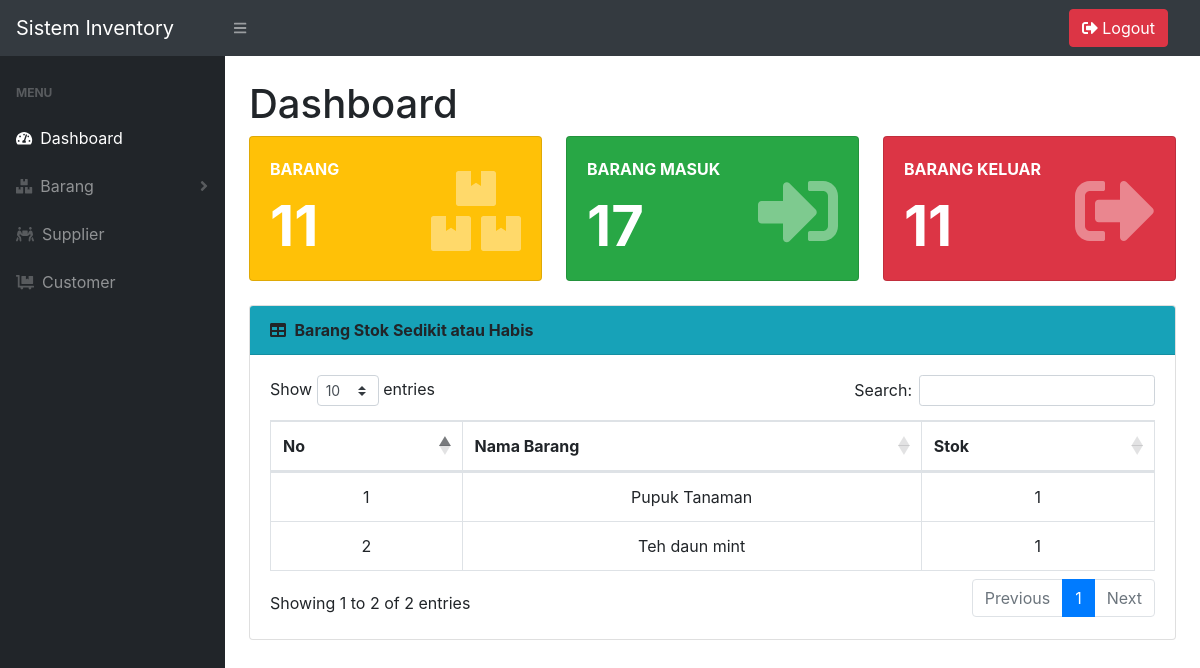
The page /operator/dashboard.php (signed in) on the database its author committed.
### tables this page shows
CREATE TABLE `barang` (
  `id_barang` int(5) NOT NULL,
  `nama_barang` varchar(100) NOT NULL,
  `deskripsi` text NOT NULL,
  `stok` int(5) NOT NULL
);

### operator/dashboard.php (the view, shortened to what this page needs)
<?php
$conn = mysqli_connect("localhost", "root", "", "inventori");
$barang = mysqli_query($conn, "SELECT * FROM barang");
$jumlah_barang = mysqli_num_rows($barang);
$barangmasuk = mysqli_query($conn, "SELECT * FROM barangmasuk");
$jumlah_barangmasuk = mysqli_num_rows($barangmasuk);
$barangkeluar = mysqli_query($conn, "SELECT * FROM barangkeluar");
$jumlah_barangkeluar = mysqli_num_rows($barangkeluar);
?>
<!DOCTYPE html>
<html lang="en">
<head>
    <link href="assets/styles.css" rel="stylesheet" />
    <link href="https://cdn.datatables.net/1.10.20/css/dataTables.bootstrap4.min.css" rel="stylesheet" />
</head>
<body class="sb-nav-fixed">
    <nav class="sb-topnav navbar navbar-expand navbar-dark bg-dark">
        <a class="navbar-brand" href="#">Sistem Inventory</a>
        <button class="btn btn-link btn-sm order-1 order-lg-0" id="sidebarToggle" href="#"><i class="fas fa-bars"></i></button>
        <form class="d-none d-md-inline-block form-inline ml-auto mr-0 mr-md-3 my-2 my-md-0">
            <div class="input-group">
                <a class="btn btn-danger" href="logout.php" role="button"><i class="fas fa-sign-out-alt"></i>&nbsp;Logout</a>
            </div>
        </form>
    </nav>
    <div id="layoutSidenav">
        <div id="layoutSidenav_nav">
            <nav class="sb-sidenav accordion sb-sidenav-dark" id="sidenavAccordion">
                <div class="sb-sidenav-menu">
                    <div class="nav">
                        <div class="sb-sidenav-menu-heading">Menu</div>
                        <a class="nav-link" href="dashboard.php">
                            <div class="sb-nav-link-icon"><i class="fas fa-tachometer-alt"></i></div>
                            Dashboard
                        </a>
                        <a class="nav-link collapsed" href="#" data-toggle="collapse" data-target="#collapseLayoutsBarang" aria-expanded="false" aria-controls="collapseLayouts">
                            <div class="sb-nav-link-icon"><i class="fas fa-boxes"></i></div>
                            Barang
                            <div class="sb-sidenav-collapse-arrow"><i class="fas fa-angle-down"></i></div>
                        </a>
                        <a class="nav-link" href="supplier/index.php">
                            <div class="sb-nav-link-icon"><i class="fas fa-people-carry"></i></div>
                            Supplier
                        </a>
                        <a class="nav-link" href="customer/index.php">
                            <div class="sb-nav-link-icon"><i class="fas fa-dolly-flatbed"></i></div>
                            Customer
                        </a>
                    </div>
                </div>
            </nav>
        </div>
        <div id="layoutSidenav_content">
            <main>
                <div class="container-fluid">
                    <h1 class="mt-4">Dashboard</h1>
                    <div class="row">
                        <div class="col-xl-4 col-md-6">
                            <div class="card bg-warning text-white mb-4">
                                <div class="card-body dashboard">
                                    <div class="card-body-icon">
                                        <i class="fas fa-boxes"></i>
                                    </div>
                                    <div class="card-title">BARANG </div>
                                    <div class="display-4"><?php echo $jumlah_barang; ?></div>
                                </div>
                            </div>
                        </div>
                        <div class="col-xl-4 col-md-6">
                            <div class="card bg-success text-white mb-4">
                                <div class="card-body dashboard">
                                    <div class="card-body-icon">
                                        <i class="fas fa-sign-in-alt"></i>
                                    </div>
                                    <div class="card-title">BARANG MASUK</div>
                                    <div class="display-4"><?php echo $jumlah_barangmasuk; ?></div>
                                </div>
                            </div>
                        </div>
                        <div class="col-xl-4 col-md-6">
                            <div class="card bg-danger text-white mb-4">
                                <div class="card-body dashboard">
                                    <div class="card-body-icon">
                                        <i class="fas fa-sign-out-alt"></i>
                                    </div>
                                    <div class="card-title">BARANG KELUAR</div>
                                    <div class="display-4"><?php echo $jumlah_barangkeluar; ?></div>
                                </div>
                            </div>
                        </div>
                    </div>
                    <div class="card mb-4">
                        <div class="card-header bg-info">
                            <i class="fas fa-table mr-1"></i>
                            <b>Barang Stok Sedikit atau Habis</b>
                        </div>
                        <div class="card-body">
                            <div class="table-responsive">
                                <table class="table table-bordered" id="dataTable" width="100%" cellspacing="0">
                                    <thead>
                                        <tr>
                                            <th>No</th>
                                            <th>Nama Barang</th>
                                            <th>Stok</th>
                                        </tr>
                                    </thead>
                                    <tbody>
                                        <?php
                                        $barang = mysqli_query($conn, "SELECT * FROM barang WHERE stok < 5 ORDER BY nama_barang ASC");
                                        $i = 1;
                                        while ($data = mysqli_fetch_array($barang)) :
                                        ?>
                                            <tr>
                                                <td><?= $i++; ?></td>
                                                <td><?= $data['nama_barang']; ?></td>
                                                <td><?= $data['stok']; ?></td>
                                            </tr>
                                        <?php
                                        endwhile;
                                        ?>
                                    </tbody>
                                </table>
                            </div>
                        </div>
                    </div>
                </div>
            </main>
        </div>
    </div>
</body>
</html>

### operator/dashboard.php (style rules this page uses)
table thead tr th, td { text-align: center; }
.display-4 { font-weight: bold; }
.dashboard { font-weight: bold; }
.card-body-icon { position: absolute; z-index: 0; top: 15px; right: 20px; opacity: 0.4; font-size: 80px; }

### rows shown on the page
barang: nama_barang "Pupuk Tanaman", stok "1"
barang: nama_barang "Teh daun mint", stok "1"

### other values the page prints
$jumlah_barang "11"
$jumlah_barangmasuk "17"
$jumlah_barangkeluar "11"
